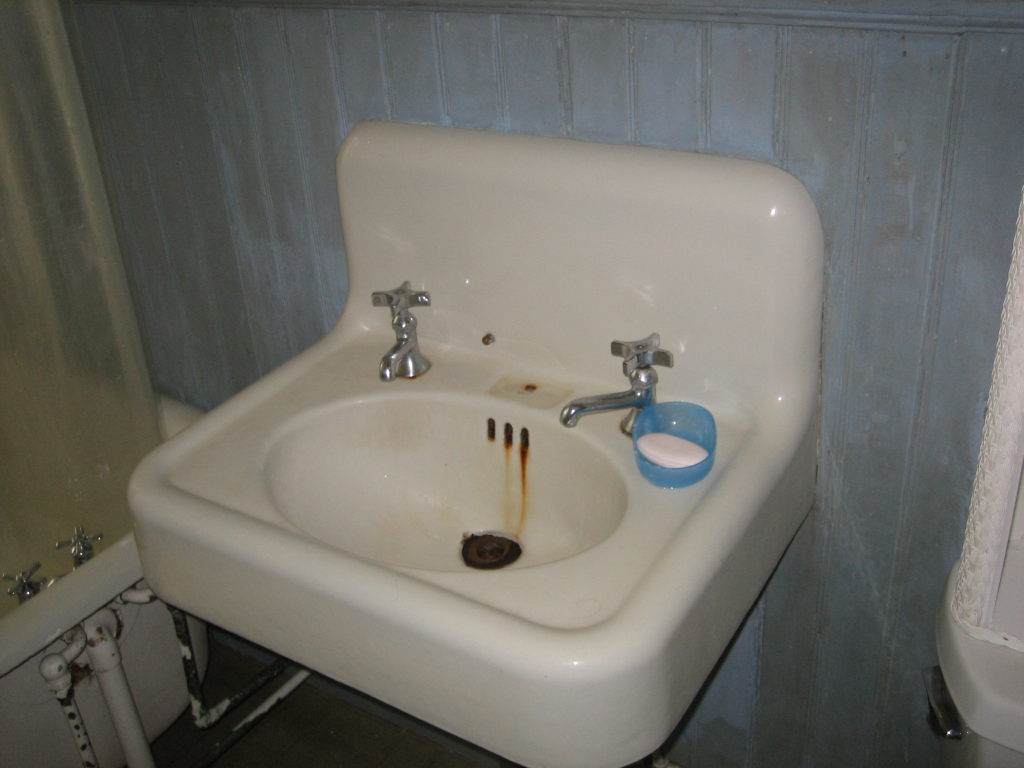
#> input picture data/raw/Roboflow_export/train/Bath_room/IMG_0074_jpg.rf.IEA7wAbVYwk3zor9w3y3.jpg, 2048 x 1536 px (shown at 1/2 size)
$ python -i quality_gate.py   (imports and definitions only)   (older library calls are emulated)
#> lines starting #> are read from the running program, lines starting #| are printed output that depends on the picture
### src/utils/logger.py
import logging
import os
import sys
from datetime import datetime
from logging.handlers import RotatingFileHandler

def get_logger(name: str) -> logging.Logger:
    logger = logging.getLogger(name)
    # Set base logger level to DEBUG so it captures everything
    logger.setLevel(logging.DEBUG)

    if not logger.handlers:
        os.makedirs("logs", exist_ok=True)

        formatter = logging.Formatter(
            "%(asctime)s | %(levelname)s | %(name)s | %(message)s",
            "%Y-%m-%d %H:%M:%S"
        )

        console_handler = logging.StreamHandler(sys.stdout)
        console_handler.setLevel(logging.INFO)
        console_handler.setFormatter(formatter)

        current_date = datetime.now().strftime("%Y-%m-%d")
        file_handler = RotatingFileHandler(
            f"logs/propvision_{current_date}.log",
            maxBytes=10 * 1024 * 1024,
            backupCount=5
        )
        file_handler.setLevel(logging.DEBUG)
        file_handler.setFormatter(formatter)

        logger.addHandler(console_handler)
        logger.addHandler(file_handler)

    return logger

# [5 lines of commented-out code are left out]

### src/enhancement/quality_gate.py
import cv2
import numpy as np
from PIL import Image
from pathlib import Path
import os
from src.utils.logger import get_logger
from src.utils.exceptions import ImageQualityError

logger = get_logger(__name__)

class QualityGate:
    """
    Quality verification gate for enhanced images.
    Ensures only acceptable quality images proceed to
    storage and indexing. Flags failures for review.
    """
    def __init__(self):
        # QUALITY THRESHOLDS
        self.min_sharpness = 35.0  # Reduced from 50.0 to handle upscaled textures
        self.min_width = 1280      # Minimum hero width
        self.min_height = 720      # Minimum hero height
        self.min_brightness = 30   # Minimum mean pixel value
        self.max_brightness = 230  # Maximum mean pixel value
        self.min_file_size_kb = 20 # Reduced from 50KB for efficient WebP

        logger.info("QualityGate initialized")

    def check(self, image_path: str) -> dict:
        """
        Run all quality checks on enhanced image.
        """
        path = Path(image_path)
        if not path.exists():
            raise FileNotFoundError(f"Image not found at {image_path}")

        try:
            # LOAD IMAGE
            # Load with PIL for resolution check
            pil_img = Image.open(path)
#> pil_img is the input picture: PIL image 2048x1536 RGB; mean R, G, B 110, 109.1, 102.7
            width, height = pil_img.size
#> width = 2048; height = 1536

            # Convert PIL to BGR numpy for OpenCV operations
            bgr_array = cv2.cvtColor(np.array(pil_img), cv2.COLOR_RGB2BGR)

            # RUN ALL CHECKS
            sharpness = self._check_sharpness(bgr_array)
#> in _check_sharpness, `gray = cv2.cvtColor(bgr_array, cv2.COLOR_BGR2GRAY)`:
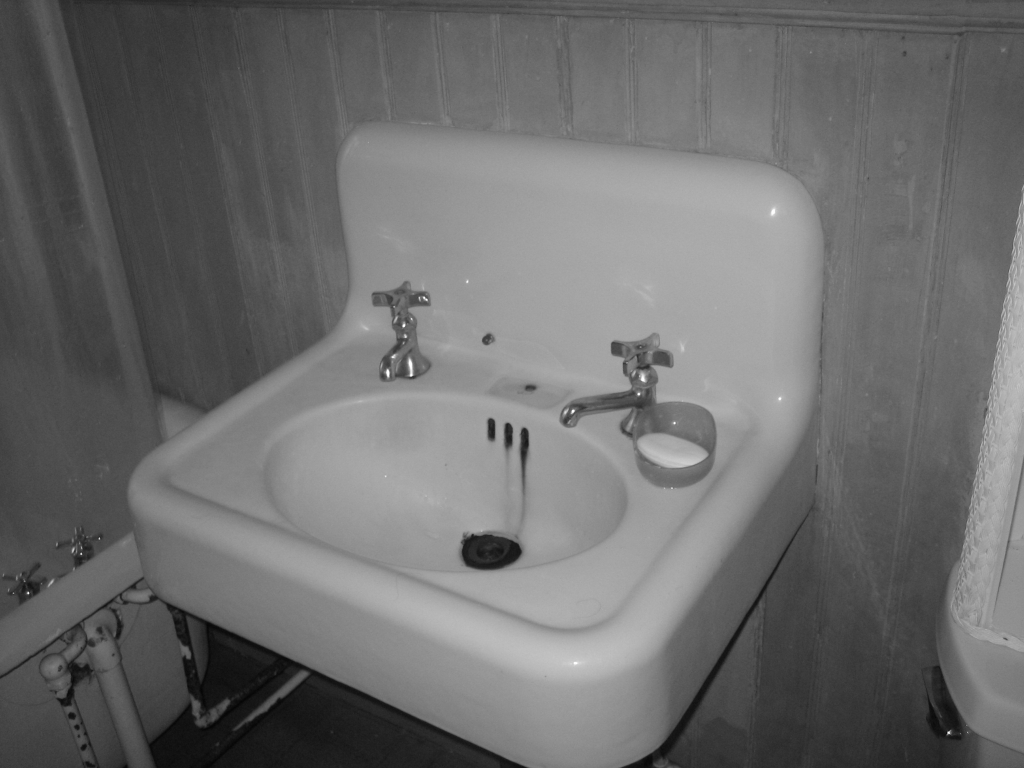
#> gray: shape (1536, 2048) (shown at 1/2 size); min 2, max 255, mean 108.6
#> sharpness = 26.82
            res_passed = self._check_resolution(pil_img)
#> res_passed = True
            brightness = self._check_brightness(bgr_array)
#> brightness = 108.6
            file_size_kb = self._check_file_size(path)

            # DETERMINE PASS OR FAIL
            passed = True
            failures = []

            if sharpness < self.min_sharpness:
                passed = False
                failures.append(f"Too blurry: {sharpness:.1f} < {self.min_sharpness}")

            if not res_passed:
                passed = False
                failures.append(f"Too small: {width}x{height} (Min: {self.min_width}x{self.min_height})")

            if brightness < self.min_brightness:
                passed = False
                failures.append(f"Too dark: {brightness:.1f} (Min: {self.min_brightness})")

            if brightness > self.max_brightness:
                passed = False
                failures.append(f"Overexposed: {brightness:.1f} (Max: {self.max_brightness})")

            if file_size_kb < self.min_file_size_kb:
                passed = False
                failures.append(f"File too small: {file_size_kb:.1f}KB (Min: {self.min_file_size_kb}KB)")

            result = {
                "passed": passed,
                "sharpness_score": round(float(sharpness), 2),
                "brightness_score": round(float(brightness), 2),
                "resolution": (width, height),
                "file_size_kb": round(float(file_size_kb), 2),
                "failures": failures,
                "grade": "PASS" if passed else "FAIL"
            }
#> result = {'passed': False, 'sharpness_score': 26.82, 'brightness_score': 108.6, 'resolution': (2048, 1536), 'file_size_kb': 1375.6, 'failures': ['Too blurry: 26.8 < 35.0'], 'grade': 'FAIL'}

            if not passed:
                logger.warning(f"Quality check failed for {path.name}: {', '.join(failures)}")
#| 2026-11-20 09:59:33 | WARNING | traced_module | Quality check failed for IMG_0074_jpg.rf.IEA7wAbVYwk3zor9w3y3.jpg: Too blurry: 26.8 < 35.0
            else:
                logger.info(f"Quality check passed for {path.name} (Sharpness: {sharpness:.1f})")

            return result

        except Exception as e:
            msg = f"Quality check failed for {image_path}: {e}"
            logger.error(msg)
            raise ImageQualityError(msg)

    def _check_sharpness(self, bgr_array: np.ndarray) -> float:
        """
        Measure image sharpness using Laplacian variance.
        Higher variance = many sharp edges = sharper image.
        """
        gray = cv2.cvtColor(bgr_array, cv2.COLOR_BGR2GRAY)
        # Apply Laplacian operator and return variance
        return cv2.Laplacian(gray, cv2.CV_64F).var()

    def _check_resolution(self, pil_image: Image.Image) -> bool:
        """
        Check if image meets minimum resolution requirements.
        """
        width, height = pil_image.size
        return width >= self.min_width and height >= self.min_height

    def _check_brightness(self, bgr_array: np.ndarray) -> float:
        """
        Check mean brightness of the image (0-255 grayscale).
        """
        gray = cv2.cvtColor(bgr_array, cv2.COLOR_BGR2GRAY)
        return float(np.mean(gray))

    def _check_file_size(self, image_path: Path) -> float:
        """
        Return file size in KB.
        """
        return os.path.getsize(image_path) / 1024.0

    def check_batch(self, image_paths: list) -> dict:
        """
        Run check() on all paths and return summary report.
        """
        results = []
        failed_paths = []

        logger.info(f"Starting batch quality check for {len(image_paths)} images...")

        for path in image_paths:
            try:
                res = self.check(path)
                results.append(res)
                if not res["passed"]:
                    failed_paths.append(str(path))
            except Exception as e:
                logger.error(f"Error checking {path}: {e}")

        total = len(results)
        passed_count = sum(1 for r in results if r["passed"])
        failed_count = total - passed_count

        summary = {
            "total": total,
            "passed": passed_count,
            "failed": failed_count,
            "pass_rate": (passed_count / total * 100) if total > 0 else 0,
            "failed_paths": failed_paths,
            "results": results
        }

        logger.info(f"Batch quality check complete: {passed_count}/{total} passed.")
        return summary

>>> result = QualityGate().check('../../data/raw/Roboflow_export/train/Bath_room/IMG_0074_jpg.rf.IEA7wAbVYwk3zor9w3y3.jpg')

$ run again, on data/raw/Roboflow_export/train/Bath_room/b3_jpg.rf.uxuNOwBq5oHk0PqrNMFW.jpg
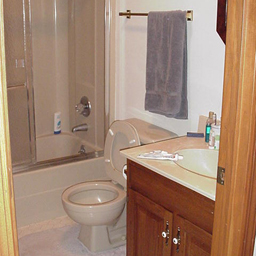
#> input picture data/raw/Roboflow_export/train/Bath_room/b3_jpg.rf.uxuNOwBq5oHk0PqrNMFW.jpg, 256 x 256 px
#> in check, pil_img is the input picture: PIL image 256x256 RGB; mean R, G, B 163.7, 134.6, 114.6
#> in _check_sharpness, `gray = cv2.cvtColor(bgr_array, cv2.COLOR_BGR2GRAY)`:
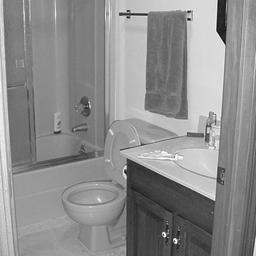
#> gray: shape (256, 256); min 10, max 255, mean 141.1
#> sharpness = 757.7
#> res_passed = False
#> brightness = 141.1
#> in check, `result = { "passed": passed, "sharpness_score": round(float(sharpness)..`: result = {'passed': False, 'sharpness_score': 757.7, 'brightness_score': 141.1, 'resolution': (256, 256), 'file_size_kb': 72.3, 'failures': ['Too small: 256x256 (Min: 1280x720)'], 'grade': 'FAIL'}
#| 2026-11-20 09:59:33 | WARNING | traced_module | Quality check failed for b3_jpg.rf.uxuNOwBq5oHk0PqrNMFW.jpg: Too small: 256x256 (Min: 1280x720)

$ run again, on data/raw/Roboflow_export/train/Bath_room/bath31_jpg.rf.uyvPb05fpCB1FpM3DhSL.jpg
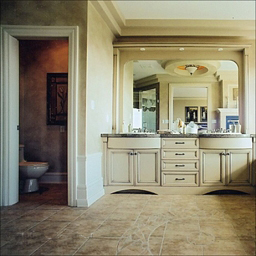
#> input picture data/raw/Roboflow_export/train/Bath_room/bath31_jpg.rf.uyvPb05fpCB1FpM3DhSL.jpg, 256 x 256 px
#> in check, pil_img is the input picture: PIL image 256x256 RGB; mean R, G, B 143.1, 136.3, 113
#> in _check_sharpness, `gray = cv2.cvtColor(bgr_array, cv2.COLOR_BGR2GRAY)`:
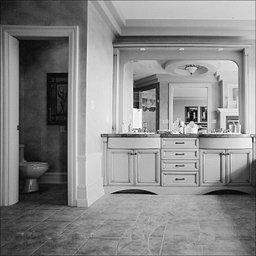
#> gray: shape (256, 256); min 1, max 254, mean 135.7
#> sharpness = 1534.1
#> res_passed = False
#> brightness = 135.7
#> in check, `result = { "passed": passed, "sharpness_score": round(float(sharpness)..`: result = {'passed': False, 'sharpness_score': 1534.1, 'brightness_score': 135.7, 'resolution': (256, 256), 'file_size_kb': 72.68, 'failures': ['Too small: 256x256 (Min: 1280x720)'], 'grade': 'FAIL'}
#| 2026-11-20 09:59:33 | WARNING | traced_module | Quality check failed for bath31_jpg.rf.uyvPb05fpCB1FpM3DhSL.jpg: Too small: 256x256 (Min: 1280x720)

$ run again, on data/raw/Roboflow_export/train/Bath_room/dsc01782a_jpg.rf.PgYA04zoGv7hCgbiW11P.jpg
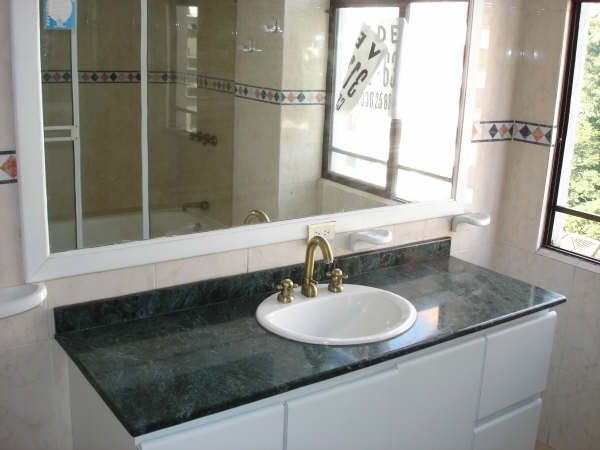
#> input picture data/raw/Roboflow_export/train/Bath_room/dsc01782a_jpg.rf.PgYA04zoGv7hCgbiW11P.jpg, 600 x 450 px
#> in check, pil_img is the input picture: PIL image 600x450 RGB; mean R, G, B 144.2, 144.3, 137.3
#> in _check_sharpness, `gray = cv2.cvtColor(bgr_array, cv2.COLOR_BGR2GRAY)`:
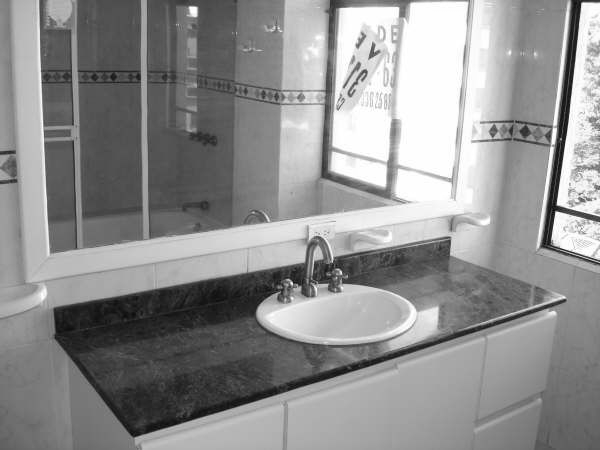
#> gray: shape (450, 600); min 2, max 255, mean 143.4
#> sharpness = 476.3
#> res_passed = False
#> brightness = 143.4
#> in check, `result = { "passed": passed, "sharpness_score": round(float(sharpness)..`: result = {'passed': False, 'sharpness_score': 476.2, 'brightness_score': 143.4, 'resolution': (600, 450), 'file_size_kb': 96.24, 'failures': ['Too small: 600x450 (Min: 1280x720)'], 'grade': 'FAIL'}
#| 2026-11-20 09:59:33 | WARNING | traced_module | Quality check failed for dsc01782a_jpg.rf.PgYA04zoGv7hCgbiW11P.jpg: Too small: 600x450 (Min: 1280x720)
